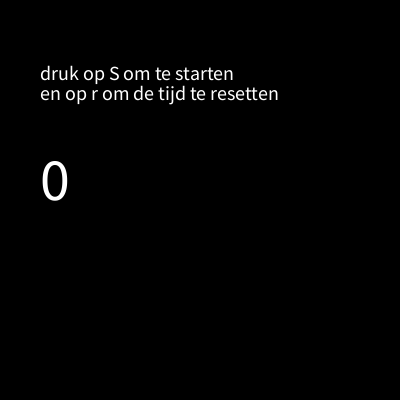
Frame 1 (no input)
Frame 60 (the mouse pressed at the canvas centre just before this capture): identical to frame 1, image omitted
Frame 120 (the mouse held since frame 60 and released just before this capture): identical to frame 1, image omitted

The Processing sketch that drew this single still picture (run headless with seeded random() and noise(); from frame 60 on, the mouse is pressed at the canvas centre):

// Processing sketch: sketch_12_4
// ── sketch_12_4.pde
boolean running = false;
int counter = 0;
int previous = 0;

void setup(){
  size(400,400);
}

void draw(){
  background(0);
  int now = millis()/1000;
  if( running ){
   counter += now - previous; 
  }
  previous = now;
  textSize(60);
  text(counter,40,200);
  textSize(20);
  text("druk op S om te starten",40,80);
  text("en op r om de tijd te resetten",40,100);
}

void keyReleased(){
 if(keyCode == 83){
  running = !running; 
 }
 if(keyCode == 82){
  counter = 0; 
  //running = !running;
 }
}
